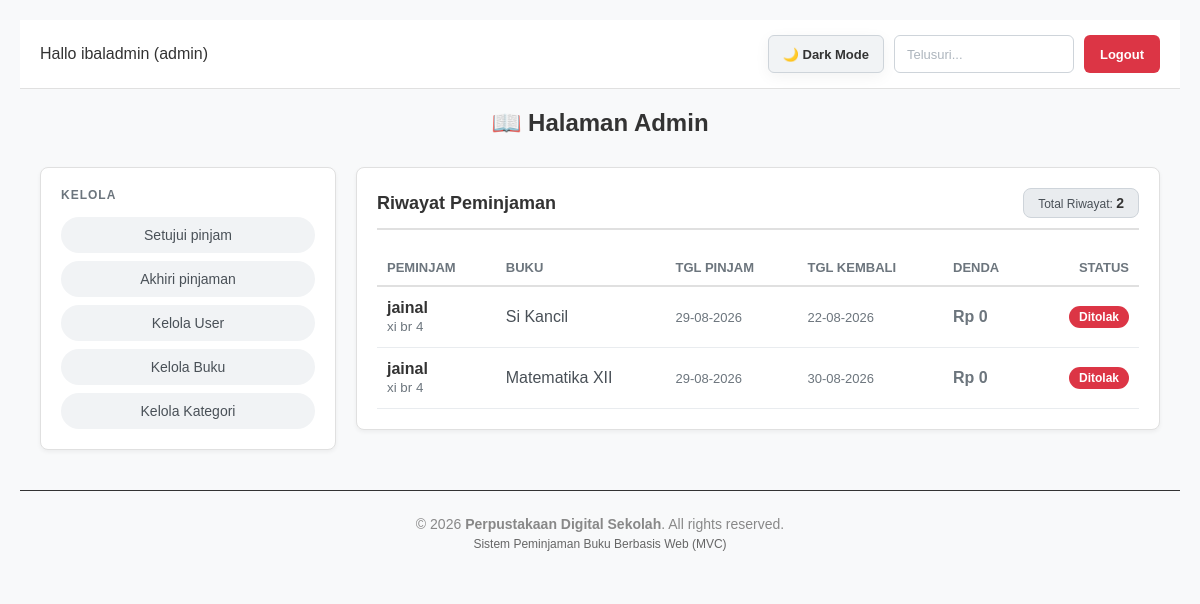
The app's page /index.php?page=admin&action=riwayatPinjam (signed in) with its own data.
### tables this page shows
CREATE TABLE `peminjaman` (
  `id_pinjam` int(11) NOT NULL,
  `id_user` int(11) NOT NULL,
  `id_buku` int(11) NOT NULL,
  `jumlah` int(11) NOT NULL DEFAULT 1,
  `tgl_pinjam` date NOT NULL,
  `tanggal_kembali_rencana` date DEFAULT NULL,
  `tanggal_dikembalikan` date DEFAULT NULL,
  `tgl_kembali` date NOT NULL,
  `status` enum('Dipinjam','Menunggu Pengembalian','Dikembalikan','Ditolak') DEFAULT 'Dipinjam',
  `denda` int(11) DEFAULT 0
);

CREATE TABLE `user` (
  `id_user` int(11) NOT NULL,
  `nama` varchar(100) NOT NULL,
  `email` varchar(100) NOT NULL,
  `nis` varchar(20) DEFAULT NULL,
  `kelas` varchar(50) DEFAULT NULL,
  `password` varchar(255) NOT NULL,
  `role` enum('admin','siswa') NOT NULL DEFAULT 'siswa'
);

CREATE TABLE `buku` (
  `id_buku` int(11) NOT NULL,
  `nama_buku` varchar(150) NOT NULL,
  `id_kategori` int(11) NOT NULL,
  `stok` int(11) NOT NULL DEFAULT 0,
  `gambar` varchar(255) DEFAULT NULL
);

### controllers/AdminController.php (called while the page is built, shortened)
<?php
require_once 'models/PinjamModel.php';
class AdminController {
    private $pinjamModel;
    public function __construct() {
        $database = new Database();
        $this->db = $database->getConnection();
        $this->pinjamModel = new PinjamModel($this->db);
    }
public function riwayatPinjam() {
    $search = trim($_GET['search'] ?? '');
    $riwayatList = $this->pinjamModel->getRiwayatPinjaman($search);
    require_once 'views/admin/riwayat_pinjam.php';
}
}

### config/Database.php (called while the page is built, shortened)
<?php
class Database {
    private $host = "localhost";
    private $user = "root";
    private $pass = "";
    private $dbname = "db_peminjamanbuku2";
    public function getConnection() {
        $this->conn = null;
        try {
            $this->conn = new PDO("mysql:host=" . $this->host . ";dbname=" . $this->dbname, $this->user, $this->pass);
            $this->conn->setAttribute(PDO::ATTR_ERRMODE, PDO::ERRMODE_EXCEPTION);
        } catch(PDOException $exception) {
            echo "Connection error: " . $exception->getMessage();
        }
        return $this->conn;
    }
}

### models/PinjamModel.php (called while the page is built, shortened)
<?php
class PinjamModel {
    private $conn;
    private $table = 'peminjaman';
    public function __construct($db) {
        $this->conn = $db;
    }
public function getRiwayatPinjaman($search = '') {
    $query = "SELECT p.*, b.nama_buku, u.nama AS nama_siswa, u.kelas
              FROM " . $this->table . " p
              JOIN buku b ON p.id_buku = b.id_buku
              JOIN user u ON p.id_user = u.id_user
              WHERE p.status IN ('selesai', 'ditolak')";
    $query .= " ORDER BY p.id_pinjam DESC";
    $stmt = $this->conn->prepare($query);
    $stmt->execute();
    return $stmt->fetchAll(PDO::FETCH_ASSOC);
}
}

### views/admin/riwayat_pinjam.php (the view, shortened to what this page needs)
<?php include 'views/layout/header.php'; ?>
<div class="header-bar">
    <div style="font-weight: 500; color: var(--text-main);">Hallo <?= htmlspecialchars($_SESSION['user']['nama']); ?> (admin)</div>
    <div class="header-actions">
        <button id="themeToggle" class="theme-toggle-btn" onclick="toggleTheme()">🌙 Dark Mode</button>
        <form method="GET" action="index.php" style="display: inline-flex; margin: 0;">
            <input type="text" name="search" placeholder="Telusuri..." value="<?= htmlspecialchars($_GET['search'] ?? ''); ?>" class="input-dark">
        </form>
        <a href="index.php?page=logout" class="btn-red">Logout</a>
    </div>
</div>
<h2 style="text-align:center; margin-bottom: 30px; color: var(--text-main);">📖 Halaman Admin</h2>
<div style="display: flex; gap: 20px; align-items: flex-start; padding: 0 20px;">
    <div class="card" style="flex: 1; min-width: 220px; padding: 20px; box-sizing: border-box;">
        <p style="color: var(--text-muted); margin-top: 0; margin-bottom: 15px; font-size: 12px; letter-spacing: 1px; text-transform: uppercase; font-weight: bold;">Kelola</p>
        <div class="sidebar-menu">
            <a href="index.php?page=admin&action=dashboard" class="btn-sidebar">Setujui pinjam</a>
            <a href="index.php?page=admin&action=akhiriPinjaman" class="btn-sidebar">Akhiri pinjaman</a>
            <a href="index.php?page=admin&action=kelolaUser" class="btn-sidebar">Kelola User</a>
            <a href="index.php?page=admin&action=kelolaBuku" class="btn-sidebar">Kelola Buku</a>
            <a href="index.php?page=admin&action=kelolaKategori" class="btn-sidebar">Kelola Kategori</a>
        </div>
    </div>
    <div class="card" style="flex: 3; box-sizing: border-box;">
        <div style="margin-bottom: 20px; border-bottom: 2px solid var(--border-color); padding-bottom: 10px; display: flex; justify-content: space-between; align-items: center;">
            <h3 style="margin: 0; font-size: 18px; color: var(--text-main);">Riwayat Peminjaman</h3>
            <span class="badge-count">Total Riwayat: <strong style="font-size: 14px; color: var(--text-main);"><?= count($riwayatList); ?></strong></span>
        </div>
        <div class="table-container">
            <table style="width: 100%; border-collapse: collapse;">
                <thead>
                    <tr style="color: var(--text-muted); font-size: 13px; text-align: left; border-bottom: 2px solid var(--border-color); text-transform: uppercase;">
                        <th style="padding: 10px;">Peminjam</th>
                        <th style="padding: 10px;">Buku</th>
                        <th style="padding: 10px;">Tgl Pinjam</th>
                        <th style="padding: 10px;">Tgl Kembali</th>
                        <th style="padding: 10px;">Denda</th>
                        <th style="padding: 10px; text-align: right;">Status</th>
                    </tr>
                </thead>
                <tbody>
                    <?php if (!empty($riwayatList)): ?>
                        <?php foreach ($riwayatList as $r): ?>
                        <tr style="border-bottom: 1px solid var(--table-border);">
                            <td style="padding: 12px 10px; font-weight: bold; color: var(--text-main);">
                                <?= htmlspecialchars($r['nama_siswa']); ?>
                                <?php if (!empty($r['kelas'])): ?>
                                    <br><small style="color: var(--text-muted); font-weight: normal;"><?= htmlspecialchars($r['kelas']); ?></small>
                                <?php endif; ?>
                            </td>
                            <td style="padding: 12px 10px; color: var(--input-text); font-weight: 500;"><?= htmlspecialchars($r['nama_buku']); ?></td>
                            <td style="padding: 12px 10px; color: var(--text-muted); font-size: 13px;">
                                <?= !empty($r['tgl_pinjam']) ? date('d-m-Y', strtotime($r['tgl_pinjam'])) : '-'; ?>
                            </td>
                            <td style="padding: 12px 10px; color: var(--text-muted); font-size: 13px;">
                                <?= !empty($r['tgl_kembali']) ? date('d-m-Y', strtotime($r['tgl_kembali'])) : '-'; ?>
                            </td>
                            <td style="padding: 12px 10px; font-weight: bold; color: <?= ($r['denda'] > 0) ? '#dc3545' : 'var(--text-muted)'; ?>;">
                                Rp <?= number_format($r['denda'] ?? 0, 0, ',', '.'); ?>
                            </td>
                            <td style="padding: 12px 10px; text-align: right;">
                                <?php if ($r['status'] === 'selesai'): ?>
                                    <span class="badge-status status-selesai">Selesai</span>
                                <?php else: ?>
                                    <span class="badge-status status-ditolak">Ditolak</span>
                                <?php endif; ?>
                            </td>
                        </tr>
                        <?php endforeach; ?>
                    <?php else: ?>
                        <tr>
                            <td colspan="6" style="text-align: center; color: var(--text-muted); padding: 25px; font-size: 13px;">Belum ada riwayat transaksi.</td>
                        </tr>
                    <?php endif; ?>
                </tbody>
            </table>
        </div>
    </div>
</div>
<?php include 'views/layout/footer.php'; ?>

### views/layout/header.php (style rules this page uses)
body { background-color: #1a1a1a; color: #ffffff; font-family: 'Segoe UI', Tahoma, Geneva, Verdana, sans-serif; margin: 0; padding: 20px; }
:root { --bg-body: #f8f9fa; --bg-card: #ffffff; --bg-header: #ffffff; --text-main: #333333; --text-muted: #6c757d; --border-color: #e0e0e0; --input-bg: #ffffff; --input-border: #ced4da; --input-text: #495057; --input-placeholder: #adb5bd; --table-border: #e9ecef; --table-header-color: #495057; --cover-placeholder-bg: #e9ecef; --btn-nav-bg: #e9ecef; --btn-nav-text: #495057; --btn-nav-hover: #dee2e6; --btn-blue-bg: #007bff; --btn-blue-hover: #0056b3; --shadow: 0 4px 15px rgba(0, 0, 0, 0.05); }
body { background-color: var(--bg-body); color: var(--text-main); font-family: Arial, sans-serif; margin: 0; transition: background-color 0.3s, color 0.3s; }
.card { background-color: var(--bg-card); border: 1px solid var(--border-color); border-radius: 20px; box-shadow: var(--shadow); padding: 20px; box-sizing: border-box; transition: background-color 0.3s, border-color 0.3s; }
.header-bar { display: flex; justify-content: space-between; align-items: center; padding: 15px 20px; background: var(--bg-header); border-bottom: 1px solid var(--border-color); margin-bottom: 20px; transition: background-color 0.3s, border-color 0.3s; }
.status-ditolak { background-color: #c0392b; color: #fff; }
.input-dark { background-color: var(--input-bg); border: 1px solid var(--input-border); color: var(--input-text); padding: 6px 12px; border-radius: 12px; outline: none; transition: background-color 0.3s, color 0.3s; }
.input-dark::placeholder { color: var(--input-placeholder); }
.btn-red { background-color: #dc3545; color: white; border: none; padding: 6px 14px; border-radius: 15px; text-decoration: none; font-size: 13px; font-weight: bold; display: inline-flex; align-items: center; cursor: pointer; transition: opacity 0.2s; }
.theme-toggle-btn { background-color: var(--bg-card); color: var(--text-main); border: 1px solid var(--border-color); padding: 6px 12px; border-radius: 15px; cursor: pointer; font-size: 13px; font-weight: bold; box-shadow: var(--shadow); transition: background-color 0.2s; }

### records on screen
peminjaman: id_user.nama "jainal", id_user.kelas "xi br 4", id_buku.nama_buku "Si Kancil", tgl_pinjam "29-08-2026", tgl_kembali "22-08-2026", denda "0", status "Ditolak"
peminjaman: id_user.nama "jainal", id_user.kelas "xi br 4", id_buku.nama_buku "Matematika XII", tgl_pinjam "29-08-2026", tgl_kembali "30-08-2026", denda "0", status "Ditolak"

### other values on screen
$_SESSION['user']['nama'] "ibaladmin"
count($riwayatList) "2"
